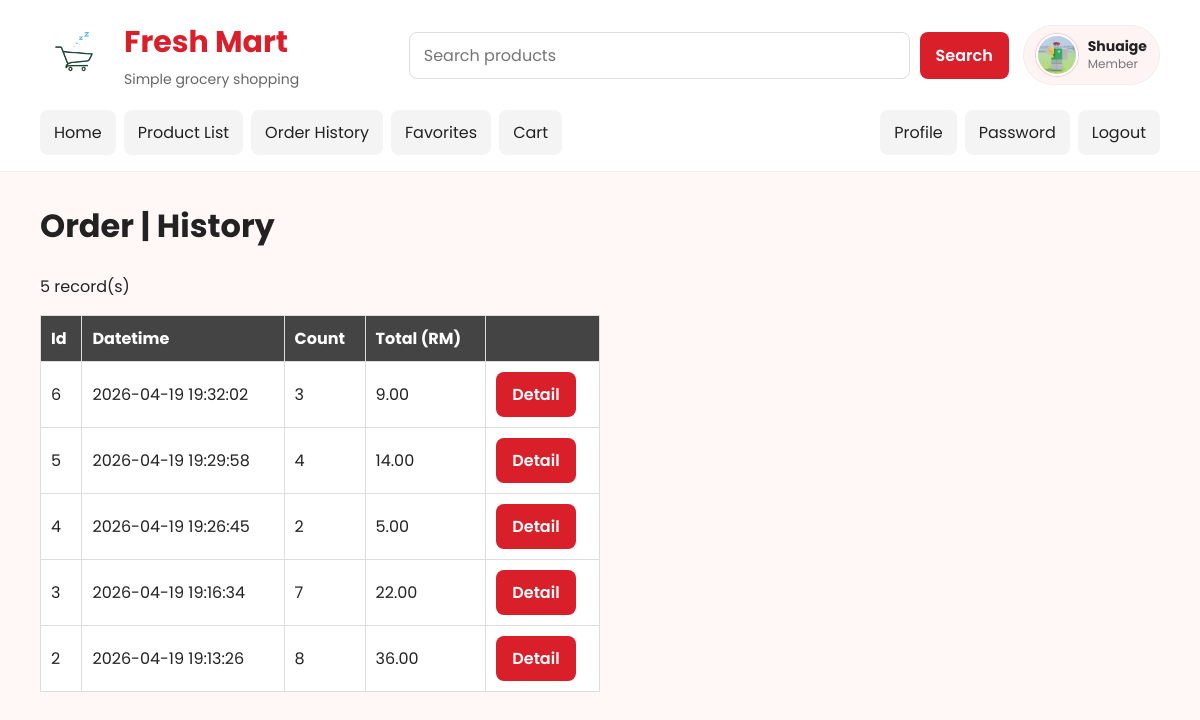
The app's page /assignment/order/history.php (signed in) with its own data.
### tables this page shows
CREATE TABLE `order` (
  `id` int(11) NOT NULL,
  `datetime` datetime NOT NULL,
  `count` int(11) NOT NULL,
  `total` decimal(8,2) NOT NULL,
  `user_id` int(11) NOT NULL,
  `is_paid` tinyint(1) NOT NULL DEFAULT 0,
  `paid_at` datetime DEFAULT NULL
);

### assignment/order/history.php (the view, shortened to what this page needs)
<?php
include '../_base.php';
$stm = $_db->prepare('
    SELECT * FROM `order`
    WHERE user_id = ?
    AND is_paid = 1
    ORDER BY id DESC
');
$stm->execute([$_user->id]);
$arr = $stm->fetchAll();
include '../_head.php';
?>
<p><?= count($arr) ?> record(s)</p>
<div class="table-box">
<table class="table">
    <tr>
        <th>Id</th>
        <th>Datetime</th>
        <th>Count</th>
        <th>Total (RM)</th>
        <th></th>
    </tr>
    <?php foreach ($arr as $o): ?>
    <tr>
        <td><?= $o->id ?></td>
        <td><?= $o->datetime ?></td>
        <td class="right"><?= $o->count ?></td>
        <td class="right"><?= $o->total ?></td>
        <td>
            <button data-get="detail.php?id=<?= $o->id ?>">Detail</button>
        </td>
    </tr>
    <?php endforeach ?>
</table>
</div>

### assignment/css/app.css (style rules this page uses)
body, input, button, textarea, select { font: 16px 'Poppins', sans-serif; }
* { box-sizing: border-box; }
body { margin: 0; background: #fff8f6; color: #222; }
.table { width: 100%; border-collapse: collapse; background: #fff; }
.table th, .table td { border: 1px solid #ddd; padding: 10px; }
.table th { background: #444; color: #fff; text-align: left; }
.table td:has(.popup) { position: relative; }
button { min-height: 42px; padding: 10px 16px; border: 0; border-radius: 8px; background: #d81f2a; color: #ffffff; cursor: pointer; font-weight: 600; }

### assignment/order/history.php (style rules this page uses)
.table-box { width: 50%; min-width: 520px; }
.table-box .table { width: 100%; }

### records on screen
order: id "6", datetime "2026-04-19 19:32:02", count "3", total "9.00"
order: id "5", datetime "2026-04-19 19:29:58", count "4", total "14.00"
order: id "4", datetime "2026-04-19 19:26:45", count "2", total "5.00"
order: id "3", datetime "2026-04-19 19:16:34", count "7", total "22.00"
order: id "2", datetime "2026-04-19 19:13:26", count "8", total "36.00"

### other values on screen
encode($_user->name) "Shuaige"
encode($_user->role) "Member"
$_title "Order | History"
count($arr) "5"
